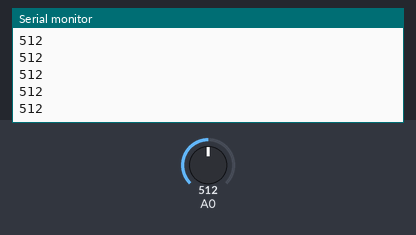
A sketch run on a simulated Arduino Uno, built with avr-gcc and run on an emulated ATmega328P. On the bench: the last lines printed to the serial monitor. The test bench sets the inputs (shaded band); at power-on: A0 = 512.

Above: at 1.2 s.
1.3 s: A0 set to 716
At 1.31 s:
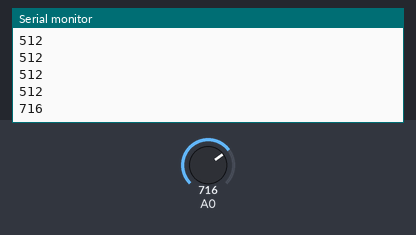
2.8 s: A0 set to 900
At 2.81 s:
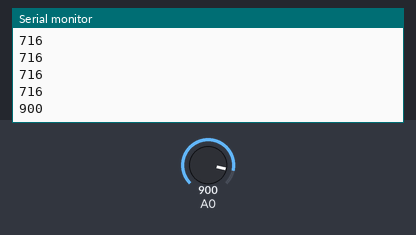
Timing chart, 0 to 5.8 s (numbered marks = the images above; inputs shaded):
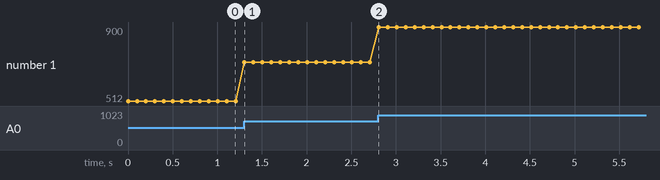

The sketch:

firmware_test.ino
```cpp
void setup() {
  Serial.begin(115200);
  Serial.println("Iniciando test");
}

void loop() {
  int raw = analogRead(A0);
  //int db = 10*log10((raw)/(pow(10,-12)));
  //Serial.println(db);
  Serial.println(raw);
  delay(100);
}
```

Measured:
- after the input at 1.3 s, the serial monitor: prints a new line at once (image 1)
- after the input at 2.8 s, the serial monitor: prints a new line at once (image 2)
- plotted number 1: 512 → 716 after the input at 1.3 s, 716 → 900 after the input at 2.8 s
